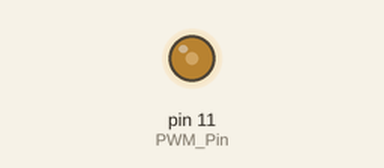
The sketch below on a simulated Arduino Uno, built with avr-gcc and run on an emulated ATmega328P. Shown: output pins drawn as LEDs (lit = HIGH).

Above: at 0.1 s.
At 15.1 s:
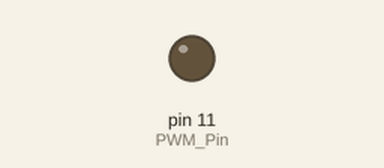
At 21.1 s:
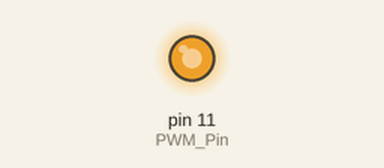
At 30.1 s:
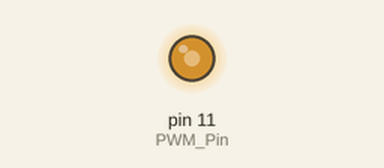
Timing chart, 0 to 40.0 s (numbered marks = the images above):
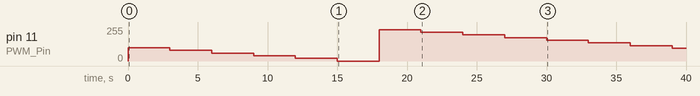

Measured:
- by itself, pin 11 (PWM_Pin): 0/255 → 100/255 at 0.00 s, → 80/255 3.0 s later, → 60/255 3.0 s later, → 40/255 3.0 s later, … (14 changes in this stretch)

The sketch:

___analogwrite.ino
```cpp
#define PWM_Pin 11 // Look at '~' pins 11,10,9,6,5,3
#define PWM_off LOW
int duty = 100;
void setup()
{
  pinMode(PWM_Pin,OUTPUT);
  digitalWrite(PWM_Pin,PWM_off);
}
void loop()
{
  for(int i=1;i<=5;i++)
  {
  analogWrite(PWM_Pin,duty);
  duty-=20;
  delay(3000);
  }
}
```
